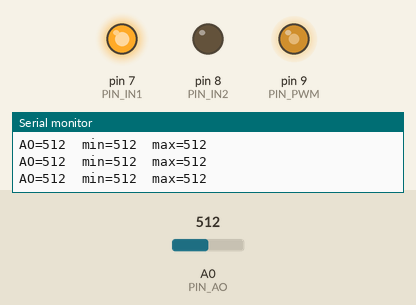
Simulated run of this sketch. Board: Arduino Uno, built with avr-gcc and run on an emulated ATmega328P. On the bench: output pins drawn as LEDs (lit = HIGH), the last lines printed to the serial monitor. The test bench sets the inputs (shaded band); at power-on: A0 (PIN_AO) = 512.

Above: at 1.2 s.
1.3 s: A0 (PIN_AO) set to 11
4.3 s: A0 (PIN_AO) set to 8
At 10.5 s:
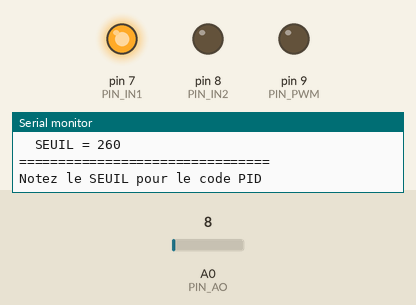
Timing chart, 0 to 11.8 s (numbered marks = the images above; inputs shaded):
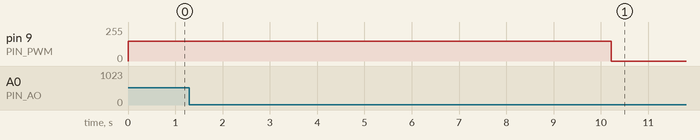

The sketch:

calibration_MH393.ino
```cpp
// calibration_MH393.ino
// Branchez AO du MH-393 sur A0
// Le moteur doit tourner pendant la calibration

#define PIN_PWM  9
#define PIN_IN1  7
#define PIN_IN2  8
#define PIN_AO   A0

int valeur  = 0;
int val_min = 1023;
int val_max = 0;

unsigned long temps_debut = 0;
const int DUREE = 10000;  // 10 secondes
bool termine = false;

void setup() {
  Serial.begin(9600);

  // Faire tourner le moteur
  pinMode(PIN_IN1, OUTPUT);
  pinMode(PIN_IN2, OUTPUT);
  pinMode(PIN_PWM, OUTPUT);
  digitalWrite(PIN_IN1, HIGH);
  digitalWrite(PIN_IN2, LOW);
  analogWrite(PIN_PWM, 150);

  Serial.println("================================");
  Serial.println("Calibration MH-393 — 10 secondes");
  Serial.println("================================");

  temps_debut = millis();
}

void loop() {

  if (!termine) {

    valeur = analogRead(PIN_AO);

    if (valeur < val_min) val_min = valeur;
    if (valeur > val_max) val_max = valeur;

    Serial.print("AO=");
    Serial.print(valeur);
    Serial.print("  min=");
    Serial.print(val_min);
    Serial.print("  max=");
    Serial.println(val_max);

    delay(5);

    if (millis() - temps_debut >= DUREE) {
      int seuil = (val_min + val_max) / 2;

      Serial.println();
      Serial.println("================================");
      Serial.println("RESULTAT :");
      Serial.print("  min   = "); Serial.println(val_min);
      Serial.print("  max   = "); Serial.println(val_max);
      Serial.print("  SEUIL = "); Serial.println(seuil);
      Serial.println("================================");
      Serial.println("Notez le SEUIL pour le code PID");

      // Arrêter le moteur
      analogWrite(PIN_PWM, 0);

      termine = true;
    }
  }
}
```

Measured:
- the behaviour switches between 10 and 9 on A0 (PIN_AO) (found by bisection; images 0 and 1)
